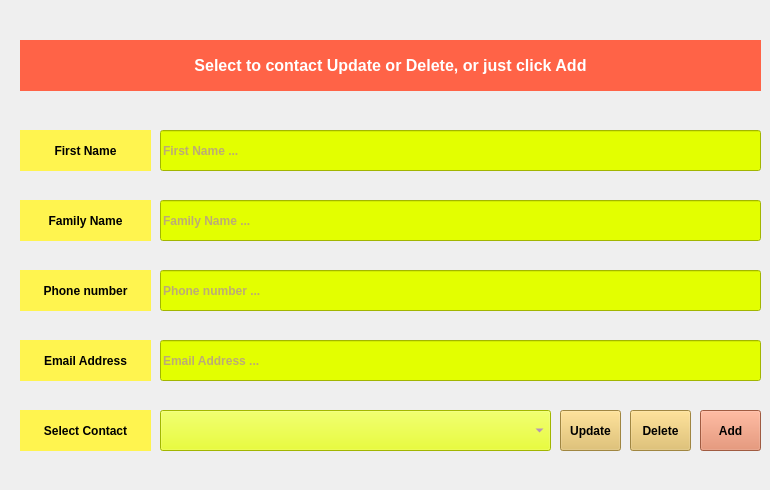
    <widget class="QWidget" name="tab">
     <attribute name="title">
      <string>✂️ Contacts</string>
     </attribute>
     <widget class="QLabel" name="label_3">
      <property name="geometry">
       <rect>
        <x>20</x>
        <y>130</y>
        <width>131</width>
        <height>41</height>
       </rect>
      </property>
      <property name="font">
       <font>
        <pointsize>9</pointsize>
        <weight>75</weight>
        <bold>true</bold>
       </font>
      </property>
      <property name="styleSheet">
       <string notr="true">background-color:#FFF44F;color:black;border-radius:0.2em</string>
      </property>
      <property name="text">
       <string>First Name</string>
      </property>
      <property name="alignment">
       <set>Qt::AlignCenter</set>
      </property>
     </widget>
     <widget class="QLineEdit" name="lineEditName">
      <property name="geometry">
       <rect>
        <x>160</x>
        <y>130</y>
        <width>601</width>
        <height>41</height>
       </rect>
      </property>
      <property name="font">
       <font>
        <pointsize>9</pointsize>
        <weight>75</weight>
        <bold>true</bold>
       </font>
      </property>
      <property name="styleSheet">
       <string notr="true">background-color:#E3FF00;color:#9457EB;border-radius:0.2em</string>
      </property>
      <property name="placeholderText">
       <string>First Name ...</string>
      </property>
     </widget>
     <widget class="QLabel" name="label_4">
      <property name="geometry">
       <rect>
        <x>20</x>
        <y>200</y>
        <width>131</width>
        <height>41</height>
       </rect>
      </property>
      <property name="font">
       <font>
        <pointsize>9</pointsize>
        <weight>75</weight>
        <bold>true</bold>
       </font>
      </property>
      <property name="styleSheet">
       <string notr="true">background-color:#FFF44F;color:black;border-radius:0.2em</string>
      </property>
      <property name="text">
       <string>Family Name</string>
      </property>
      <property name="alignment">
       <set>Qt::AlignCenter</set>
      </property>
     </widget>
     <widget class="QLineEdit" name="lineEditFamily">
      <property name="geometry">
       <rect>
        <x>160</x>
        <y>200</y>
        <width>601</width>
        <height>41</height>
       </rect>
      </property>
      <property name="font">
       <font>
        <pointsize>9</pointsize>
        <weight>75</weight>
        <bold>true</bold>
       </font>
      </property>
      <property name="styleSheet">
       <string notr="true">background-color:#E3FF00;color:#9457EB;border-radius:0.2em</string>
      </property>
      <property name="placeholderText">
       <string>Family Name ...</string>
      </property>
     </widget>
     <widget class="QLabel" name="label_5">
      <property name="geometry">
       <rect>
        <x>20</x>
        <y>270</y>
        <width>131</width>
        <height>41</height>
       </rect>
      </property>
      <property name="font">
       <font>
        <pointsize>9</pointsize>
        <weight>75</weight>
        <bold>true</bold>
       </font>
      </property>
      <property name="styleSheet">
       <string notr="true">background-color:#FFF44F;color:black;border-radius:0.2em</string>
      </property>
      <property name="text">
       <string>Phone number</string>
      </property>
      <property name="alignment">
       <set>Qt::AlignCenter</set>
      </property>
     </widget>
     <widget class="QLineEdit" name="lineEditPhone">
      <property name="geometry">
       <rect>
        <x>160</x>
        <y>270</y>
        <width>601</width>
        <height>41</height>
       </rect>
      </property>
      <property name="font">
       <font>
        <pointsize>9</pointsize>
        <weight>75</weight>
        <bold>true</bold>
       </font>
      </property>
      <property name="styleSheet">
       <string notr="true">background-color:#E3FF00;color:#9457EB;border-radius:0.2em</string>
      </property>
      <property name="placeholderText">
       <string>Phone number ...</string>
      </property>
     </widget>
     <widget class="QLabel" name="label_6">
      <property name="geometry">
       <rect>
        <x>20</x>
        <y>340</y>
        <width>131</width>
        <height>41</height>
       </rect>
      </property>
      <property name="font">
       <font>
        <pointsize>9</pointsize>
        <weight>75</weight>
        <bold>true</bold>
       </font>
      </property>
      <property name="styleSheet">
       <string notr="true">background-color:#FFF44F;color:black;border-radius:0.2em</string>
      </property>
      <property name="text">
       <string>Email Address</string>
      </property>
      <property name="alignment">
       <set>Qt::AlignCenter</set>
      </property>
     </widget>
     <widget class="QLineEdit" name="lineEditEmail">
      <property name="geometry">
       <rect>
        <x>160</x>
        <y>340</y>
        <width>601</width>
        <height>41</height>
       </rect>
      </property>
      <property name="font">
       <font>
        <pointsize>9</pointsize>
        <weight>75</weight>
        <bold>true</bold>
       </font>
      </property>
      <property name="styleSheet">
       <string notr="true">background-color:#E3FF00;color:#9457EB;border-radius:0.2em</string>
      </property>
      <property name="placeholderText">
       <string>Email Address ...</string>
      </property>
     </widget>
     <widget class="QPushButton" name="pushButtonAdd">
      <property name="geometry">
       <rect>
        <x>700</x>
        <y>410</y>
        <width>61</width>
        <height>41</height>
       </rect>
      </property>
      <property name="font">
       <font>
        <pointsize>9</pointsize>
        <weight>75</weight>
        <bold>true</bold>
       </font>
      </property>
      <property name="cursor">
       <cursorShape>PointingHandCursor</cursorShape>
      </property>
      <property name="statusTip">
       <string>Click To Add Contact</string>
      </property>
      <property name="styleSheet">
       <string notr="true">background-color:#E07F5B;border-radius:0.2em</string>
      </property>
      <property name="text">
       <string>Add</string>
      </property>
     </widget>
     <widget class="QPushButton" name="pushButtonDelete">
      <property name="geometry">
       <rect>
        <x>630</x>
        <y>410</y>
        <width>61</width>
        <height>41</height>
       </rect>
      </property>
      <property name="font">
       <font>
        <pointsize>9</pointsize>
        <weight>75</weight>
        <bold>true</bold>
       </font>
      </property>
      <property name="cursor">
       <cursorShape>PointingHandCursor</cursorShape>
      </property>
      <property name="statusTip">
       <string>Click To Delete Contact</string>
      </property>
      <property name="styleSheet">
       <string notr="true">background-color:#E0BC5B;border-radius:0.2em</string>
      </property>
      <property name="text">
       <string>Delete</string>
      </property>
     </widget>
     <widget class="QPushButton" name="pushButtonUpdate">
      <property name="geometry">
       <rect>
        <x>560</x>
        <y>410</y>
        <width>61</width>
        <height>41</height>
       </rect>
      </property>
      <property name="font">
       <font>
        <pointsize>9</pointsize>
        <weight>75</weight>
        <bold>true</bold>
       </font>
      </property>
      <property name="cursor">
       <cursorShape>PointingHandCursor</cursorShape>
      </property>
      <property name="statusTip">
       <string>Click To Update Contact</string>
      </property>
      <property name="styleSheet">
       <string notr="true">background-color:#E0BC5B;border-radius:0.2em</string>
      </property>
      <property name="text">
       <string>Update</string>
      </property>
     </widget>
     <widget class="QLabel" name="label_12">
      <property name="geometry">
       <rect>
        <x>20</x>
        <y>40</y>
        <width>741</width>
        <height>51</height>
       </rect>
      </property>
      <property name="font">
       <font>
        <pointsize>12</pointsize>
        <weight>75</weight>
        <bold>true</bold>
       </font>
      </property>
      <property name="styleSheet">
       <string notr="true">background-color:#FF6347;color:white;border-radius:0.2em</string>
      </property>
      <property name="text">
       <string>Select to contact Update or Delete, or just click Add</string>
      </property>
      <property name="alignment">
       <set>Qt::AlignCenter</set>
      </property>
     </widget>
     <widget class="QLabel" name="label_13">
      <property name="geometry">
       <rect>
        <x>20</x>
        <y>410</y>
        <width>131</width>
        <height>41</height>
       </rect>
      </property>
      <property name="font">
       <font>
        <pointsize>9</pointsize>
        <weight>75</weight>
        <bold>true</bold>
       </font>
      </property>
      <property name="styleSheet">
       <string notr="true">background-color:#FFF44F;color:black;border-radius:0.2em</string>
      </property>
      <property name="text">
       <string>Select Contact</string>
      </property>
      <property name="alignment">
       <set>Qt::AlignCenter</set>
      </property>
     </widget>
     <widget class="QComboBox" name="comboBoxContact">
      <property name="geometry">
       <rect>
        <x>160</x>
        <y>410</y>
        <width>391</width>
        <height>41</height>
       </rect>
      </property>
      <property name="font">
       <font>
        <pointsize>9</pointsize>
        <weight>75</weight>
        <bold>true</bold>
       </font>
      </property>
      <property name="statusTip">
       <string>Select Contact To Update Or Delete</string>
      </property>
      <property name="styleSheet">
       <string notr="true">background-color:#E3FF00;color:#9457EB;border-radius:0.2em</string>
      </property>
     </widget>
     <widget class="QLabel" name="error">
      <property name="geometry">
       <rect>
        <x>20</x>
        <y>460</y>
        <width>741</width>
        <height>21</height>
       </rect>
      </property>
      <property name="font">
       <font>
        <pointsize>9</pointsize>
        <weight>75</weight>
        <bold>true</bold>
       </font>
      </property>
      <property name="styleSheet">
       <string notr="true">color:red</string>
      </property>
      <property name="text">
       <string/>
      </property>
      <property name="alignment">
       <set>Qt::AlignLeading|Qt::AlignLeft|Qt::AlignVCenter</set>
      </property>
     </widget>
    </widget>
